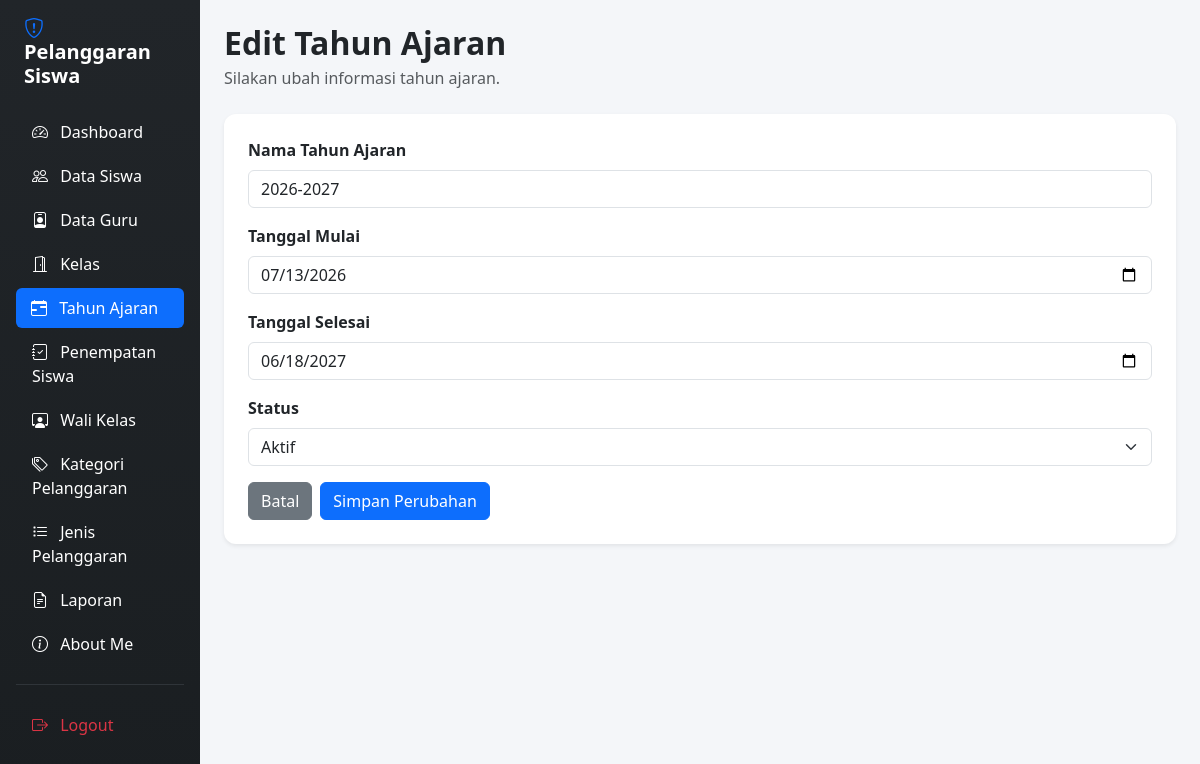
/edit_tahun_ajaran.php?id=51 (signed in), run on the app's committed database.
### tables this page shows
CREATE TABLE `t_tahun_ajaran` (
  `id` int(11) NOT NULL,
  `nama` varchar(255) DEFAULT NULL,
  `tanggal_mulai` date NOT NULL,
  `tanggal_selesai` date NOT NULL,
  `status_aktif` tinyint(1) NOT NULL,
  `created_at` timestamp NOT NULL DEFAULT current_timestamp(),
  `updated_at` timestamp NOT NULL DEFAULT current_timestamp()
);

### edit_tahun_ajaran.php (the view, shortened to what this page needs)
<?php
include "config/koneksi.php";
$id = mysqli_real_escape_string($koneksi, $_GET['id']);
$query = mysqli_query($koneksi, "SELECT * FROM t_tahun_ajaran WHERE id = '$id'");
$data = mysqli_fetch_assoc($query);
?>
<!DOCTYPE html>
<html lang="id">
<head>
    <link href="https://cdn.jsdelivr.net/npm/bootstrap@5.3.8/dist/css/bootstrap.min.css" rel="stylesheet">
    <link href="https://cdn.jsdelivr.net/npm/bootstrap-icons@1.11.3/font/bootstrap-icons.min.css" rel="stylesheet">
</head>
<body>
<div class="container-fluid">
    <div class="row">
        <div class="col-md-3 col-lg-2 sidebar p-3 min-vh-100">
            <h4 class="text-white mb-4 fw-bold fs-5 px-2">
                <i class="bi bi-shield-exclamation text-primary me-2"></i>
                Pelanggaran Siswa
            </h4>
            <ul class="nav nav-pills flex-column gap-1">
                <li class="nav-item">
                    <a href="dashboard.php" class="nav-link text-white">
                        <i class="bi bi-speedometer2 me-2"></i>
                        Dashboard
                    </a>
                </li>
                <li class="nav-item">
                    <a href="data_siswa.php" class="nav-link text-white">
                        <i class="bi bi-people me-2"></i>
                        Data Siswa
                    </a>
                </li>
                <li class="nav-item">
                    <a href="data_guru.php" class="nav-link text-white">
                        <i class="bi bi-person-badge me-2"></i>
                        Data Guru
                    </a>
                </li>
                <li class="nav-item">
                    <a href="kelas.php" class="nav-link text-white">
                        <i class="bi bi-door-open me-2"></i>
                        Kelas
                    </a>
                </li>
                <li class="nav-item">
                    <a href="tahun_ajaran.php" class="nav-link active">
                        <i class="bi bi-calendar-range me-2"></i>
                        Tahun Ajaran
                    </a>
                </li>
                <li class="nav-item">
                    <a href="penempatan_siswa.php" class="nav-link text-white">
                        <i class="bi bi-journal-check me-2"></i>
                        Penempatan Siswa
                    </a>
                </li>
                <li class="nav-item">
                    <a href="wali_kelas.php" class="nav-link text-white">
                        <i class="bi bi-person-workspace me-2"></i>
                        Wali Kelas
                    </a>
                </li>
                <li class="nav-item">
                    <a href="kategori_pelanggaran.php" class="nav-link text-white">
                        <i class="bi bi-tags me-2"></i>
                        Kategori Pelanggaran
                    </a>
                </li>
                <li class="nav-item">
                    <a href="jenis_pelanggaran.php" class="nav-link text-white">
                        <i class="bi bi-list-task me-2"></i>
                        Jenis Pelanggaran
                    </a>
                </li>
                <li class="nav-item">
                    <a href="laporan.php" class="nav-link text-white">
                        <i class="bi bi-file-earmark-text me-2"></i>
                        Laporan
                    </a>
                </li>
                <li class="nav-item">
                    <a href="aboutme.php" class="nav-link text-white">
                        <i class="bi bi-info-circle me-2"></i>
                        About Me
                    </a>
                </li>
                <hr class="text-secondary my-3">
                <li class="nav-item">
                    <a href="logout.php" class="nav-link text-danger">
                        <i class="bi bi-box-arrow-right me-2"></i>
                        Logout
                    </a>
                </li>
            </ul>
        </div>
        <main class="col-md-9 col-lg-10 p-4">
            <h2 class="fw-bold mb-1">
                Edit Tahun Ajaran
            </h2>
            <p class="text-muted mb-4">
                Silakan ubah informasi tahun ajaran.
            </p>
            <div class="card shadow-sm">
                <div class="card-body p-4">
                    <form action="proses_edit_tahun_ajaran.php" method="POST">
                        <div class="mb-3">
                            <label class="form-label fw-semibold">
                                Nama Tahun Ajaran
                            </label>
                            <input
                                type="text"
                                name="nama"
                                class="form-control"
                                value="<?= htmlspecialchars($data['nama']); ?>"
                                placeholder="Contoh: 2026/2027"
                                required
                            >
                        </div>
                        <div class="mb-3">
                            <label class="form-label fw-semibold">
                                Tanggal Mulai
                            </label>
                            <input
                                type="date"
                                name="tanggal_mulai"
                                class="form-control"
                                value="<?= htmlspecialchars($data['tanggal_mulai']); ?>"
                                required
                            >
                        </div>
                        <div class="mb-3">
                            <label class="form-label fw-semibold">
                                Tanggal Selesai
                            </label>
                            <input
                                type="date"
                                name="tanggal_selesai"
                                class="form-control"
                                value="<?= htmlspecialchars($data['tanggal_selesai']); ?>"
                                required
                            >
                        </div>
                        <div class="mb-3">
                            <label class="form-label fw-semibold">
                                Status
                            </label>
                            <select
                                name="status_aktif"
                                class="form-select"
                                required
                            >
                                <option value="1"
                                    <?= $data['status_aktif'] == 1 ? 'selected' : ''; ?>>
                                    Aktif
                                </option>
                            </select>
                        </div>
                        <div class="d-flex gap-2">
                            <a href="tahun_ajaran.php" class="btn btn-secondary">
                                Batal
                            </a>
                            <button type="submit" class="btn btn-primary">
                                Simpan Perubahan
                            </button>
                        </div>
                    </form>
                </div>
            </div>
        </main>
    </div>
</div>
</body>
</html>

### edit_tahun_ajaran.php (style rules this page uses)
body { background-color: #f4f6f9; }
.sidebar { background: linear-gradient(180deg, #212529 0%, #1a1e21 100%); }
.nav-link { transition: all 0.3s ease; border-radius: 6px; }
.nav-link:hover, .nav-link.active { background-color: #0d6efd !important; color: white !important; padding-left: 15px; }
.card { border: none; border-radius: 12px; }

### data on the page
t_tahun_ajaran: nama "2026-2027", tanggal_mulai "07/13/2026", tanggal_selesai "06/18/2027", status_aktif "Aktif"
